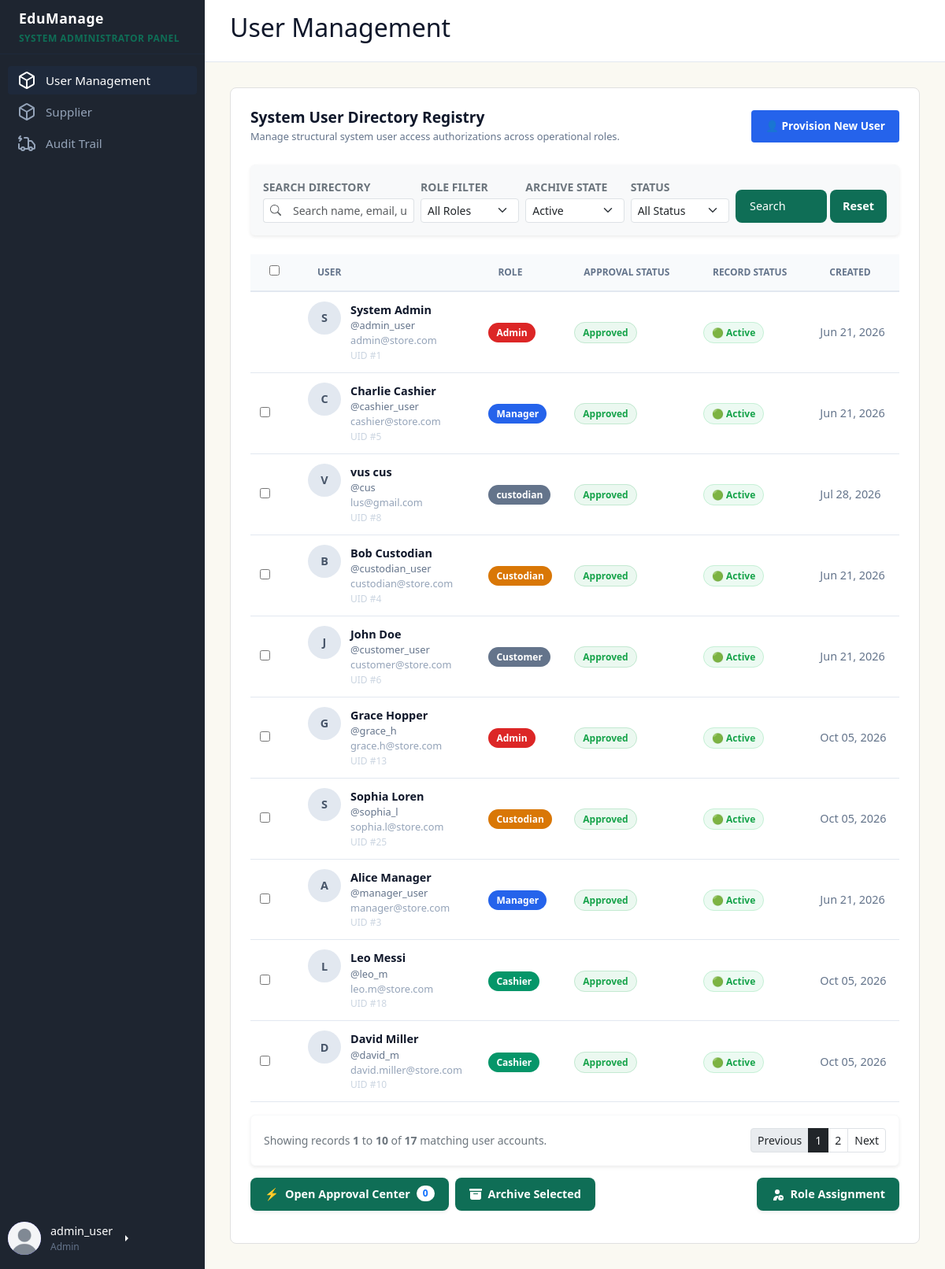
The app's page /dashboards/admin/admin_dashboard.php (signed in) with its own data.
### tables this page shows
CREATE TABLE `users` (
  `user_id` int(11) NOT NULL,
  `first_name` varchar(50) NOT NULL,
  `last_name` varchar(50) NOT NULL,
  `profile_picture` varchar(255) DEFAULT 'default.jpg',
  `email` varchar(100) NOT NULL,
  `username` varchar(50) NOT NULL,
  `password_hash` varchar(255) NOT NULL,
  `role` varchar(20) NOT NULL,
  `is_archived` tinyint(1) NOT NULL DEFAULT 0,
  `approval_status` enum('pending','approved','rejected') NOT NULL DEFAULT 'pending',
  `approved_by` int(11) DEFAULT NULL,
  `approved_at` datetime DEFAULT NULL,
  `created_at` datetime DEFAULT current_timestamp()
);

### dashboards/admin/modules/users.php (the view, shortened to what the rows shown need)
<?php
$archive = isset($_GET['archive']) ? trim($_GET['archive']) : '0';
$limit = 10;
$page_num = isset($_GET['p']) && is_numeric($_GET['p']) ? (int)$_GET['p'] : 1;
$offset = ($page_num - 1) * $limit;
$sql = "
SELECT
    user_id,
    first_name,
    last_name,
    email,
    username,
    role,
    approval_status,
    is_archived,
    created_at
FROM users
WHERE 1=1
";
$params = [];
$types  = '';
if ($archive !== '') {
    $sql .= " AND is_archived = ?";
    $params[] = (int)$archive;
    $types .= 'i';
}
$sql .= " ORDER BY last_name ASC";
$sql .= " LIMIT ? OFFSET ?";
$params[] = $limit;
$params[] = $offset;
$types .= 'ii';
$stmt = $conn->prepare($sql);
if (!empty($params)) {
    $stmt->bind_param($types, ...$params);
}
$stmt->execute();
$users_result = $stmt->get_result();
?>
<div class="user-management-module" style="background: white; padding: 25px; border-radius: 8px; border: 1px solid #e0e0e0; font-family: system-ui, -apple-system, sans-serif;">
    <table style="width: 100%; border-collapse: collapse; text-align: left; font-size: 0.9rem;">
        <thead>
            <tr style="
    background:#f8fafc;
    border-bottom:2px solid #e2e8f0;
">
                <th width="40">
                    <input type="checkbox" id="checkAll">
                </th>
                <th>User</th>
                <th>Role</th>
                <th>Approval Status</th>
                <th>Record Status</th>
                <th>Created</th>
            </tr>
        </thead>
        <tbody>
            <?php if ($users_result->num_rows === 0): ?>
                <tr>
                    <td colspan="6"
                        style="padding:30px; text-align:center; color:#94a3b8;">
                        No users found.
                    </td>
                </tr>
            <?php else: ?>
                <?php while ($user = $users_result->fetch_assoc()): ?>
                    <tr class="user-row"
                        style="
                    border-bottom:1px solid #e2e8f0;
                    transition:.15s;
                    <?= ((int)$user['is_archived'] === 1) ? 'background-color: #f8fafc; opacity: 0.65;' : '' ?>
                ">
                        <td style="padding:12px;">
                            <?php if ((int)$user['user_id'] !== 1): ?>
                                <input
                                    type="checkbox"
                                    class="user-check"
                                    name="selected_users[]"
                                    value="<?= $user['user_id'] ?>">
                            <?php endif; ?>
                        </td>
                        <td style="padding:12px;">
                            <div style="display:flex; align-items:flex-start; gap:12px;">
                                <div style="
                            width:42px;
                            height:42px;
                            border-radius:50%;
                            background:#e2e8f0;
                            display:flex;
                            align-items:center;
                            justify-content:center;
                            font-weight:bold;
                            color:#475569;
                            flex-shrink:0;
                        ">
                                    <?= strtoupper(substr($user['first_name'], 0, 1)) ?>
                                </div>
                                <div>
                                    <div style="font-weight:600; color:#0f172a;">
                                        <?= htmlspecialchars($user['first_name'] . ' ' . $user['last_name']) ?>
                                    </div>
                                    <div style="font-size:.8rem; color:#64748b;">
                                        @<?= htmlspecialchars($user['username']) ?>
                                    </div>
                                    <div style="font-size:.8rem; color:#94a3b8;">
                                        <?= htmlspecialchars($user['email']) ?>
                                    </div>
                                    <div style="font-size:.75rem; color:#cbd5e1;">
                                        UID #<?= $user['user_id'] ?>
                                    </div>
                                </div>
                            </div>
                        </td>
                        <td style="padding:12px;">
                            <?php
                            $roleColor = '#64748b';
                            switch ($user['role']) {
                                case 'Admin':
                                    $roleColor = '#dc2626';
                                    break;
                                case 'Manager':
                                    $roleColor = '#2563eb';
                                    break;
                                case 'Custodian':
                                    $roleColor = '#d97706';
                                    break;
                                case 'Cashier':
                                    $roleColor = '#059669';
                                    break;
                            }
                            ?>
                            <span style="background:<?= $roleColor ?>; color:white; padding:4px 10px; border-radius:999px; font-size:.75rem; font-weight:600;">
                                <?= htmlspecialchars($user['role']) ?>
                            </span>
                        </td>
                        <td style="padding:12px;">
                            <?php
                            $status = strtolower($user['approval_status']);
                            $statusColor = '#f59e0b';
                            if ($status === 'approved') {
                                $statusColor = '#16a34a';
                            }
                            ?>
                            <span style="background:<?= $statusColor ?>15; color:<?= $statusColor ?>; border:1px solid <?= $statusColor ?>30; padding:4px 10px; border-radius:999px; font-size:.75rem; font-weight:600;">
                                <?= ucfirst($status) ?>
                            </span>
                        </td>
                        <td style="padding:12px;">
                            <?php if ((int)$user['is_archived'] === 1): ?>
                                <span style="background:#ef444420; color:#dc2626; border:1px solid #ef444440; padding:4px 10px; border-radius:999px; font-size:.75rem; font-weight:600; white-space:nowrap;">
                                    📦 Archived
                                </span>
                            <?php else: ?>
                                <span style="background:#22c55e15; color:#16a34a; border:1px solid #22c55e30; padding:4px 10px; border-radius:999px; font-size:.75rem; font-weight:600; white-space:nowrap;">
                                    🟢 Active
                                </span>
                            <?php endif; ?>
                        </td>
                        <td style="padding:12px; color:#64748b; white-space:nowrap;">
                            <?= date('M d, Y', strtotime($user['created_at'])) ?>
                        </td>
                    </tr>
                <?php endwhile; ?>
            <?php endif; ?>
        </tbody>
    </table>
</div>

### dashboards/admin/adminsidebar.php (shortened to what the rows shown need)
<aside>
    <div class="btn-group dropend mb-2">
        <a role="button" class="user-profile dropdown-toggle text-white text-decoration-none" data-bs-toggle="dropdown" aria-expanded="false">
            <div class="avatar">
                <?php if (!empty($user['profile_picture'])): ?>
                    <img
                        src="../../uploads/profile_pictures/<?= htmlspecialchars($user['profile_picture']) ?>"
                        alt="Profile Picture">
                <?php else: ?>
                    <?= strtoupper(substr($user['username'], 0, 2)) ?>
                <?php endif; ?>
            </div>
            <div class="user-info" style="text-align: left;">
                <span style="font-size: 0.9rem;">
                    <?= htmlspecialchars($user['username']) ?>
                </span>
                <span style="font-size: 0.75rem; color: var(--text-muted);">
                    <?= htmlspecialchars($user['role']) ?>
                </span>
            </div>
        </a>
    </div>
</aside>

### records on screen
users: profile_picture (placeholder picture), username "admin_user", role "Admin", first_name "S", first_name+last_name "System Admin", email "admin@store.com", user_id "1", approval_status "Approved", is_archived "🟢 Active", created_at "Jun 21, 2026"
users: first_name "C", first_name+last_name "Charlie Cashier", username "cashier_user", email "cashier@store.com", user_id "5", role "Manager", approval_status "Approved", is_archived "🟢 Active", created_at "Jun 21, 2026"
users: first_name "V", first_name+last_name "vus cus", username "cus", email "lus@gmail.com", user_id "8", role "custodian", approval_status "Approved", is_archived "🟢 Active", created_at "Jul 28, 2026"
users: first_name "B", first_name+last_name "Bob Custodian", username "custodian_user", email "custodian@store.com", user_id "4", role "Custodian", approval_status "Approved", is_archived "🟢 Active", created_at "Jun 21, 2026"
users: first_name "J", first_name+last_name "John Doe", username "customer_user", email "customer@store.com", user_id "6", role "Customer", approval_status "Approved", is_archived "🟢 Active", created_at "Jun 21, 2026"
users: first_name "G", first_name+last_name "Grace Hopper", username "grace_h", email "grace.h@store.com", user_id "13", role "Admin", approval_status "Approved", is_archived "🟢 Active", created_at "Oct 05, 2026"
users: first_name "S", first_name+last_name "Sophia Loren", username "sophia_l", email "sophia.l@store.com", user_id "25", role "Custodian", approval_status "Approved", is_archived "🟢 Active", created_at "Oct 05, 2026"
users: first_name "A", first_name+last_name "Alice Manager", username "manager_user", email "manager@store.com", user_id "3", role "Manager", approval_status "Approved", is_archived "🟢 Active", created_at "Jun 21, 2026"
users: first_name "L", first_name+last_name "Leo Messi", username "leo_m", email "leo.m@store.com", user_id "18", role "Cashier", approval_status "Approved", is_archived "🟢 Active", created_at "Oct 05, 2026"
users: first_name "D", first_name+last_name "David Miller", username "david_m", email "david.miller@store.com", user_id "10", role "Cashier", approval_status "Approved", is_archived "🟢 Active", created_at "Oct 05, 2026"

### other values on screen
min($offset + 1, $total_rows) "1"
min($offset + $limit, $total_rows) "10"
$total_rows "17"
